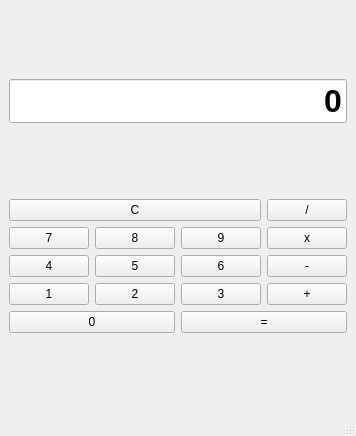
<?xml version="1.0" encoding="UTF-8"?>
<ui version="4.0">
 <class>MainWindow</class>
 <widget class="QMainWindow" name="MainWindow">
  <property name="geometry">
   <rect>
    <x>0</x>
    <y>0</y>
    <width>338</width>
    <height>436</height>
   </rect>
  </property>
  <property name="windowTitle">
   <string>Calculadora - Tema 13</string>
  </property>
  <widget class="QWidget" name="centralwidget">
   <layout class="QVBoxLayout" name="verticalLayout">
    <item>
     <widget class="QLineEdit" name="pantalla">
      <property name="font">
       <font>
        <pointsize>24</pointsize>
        <bold>true</bold>
       </font>
      </property>
      <property name="layoutDirection">
       <enum>Qt::LayoutDirection::LeftToRight</enum>
      </property>
      <property name="text">
       <string>0</string>
      </property>
      <property name="alignment">
       <set>Qt::AlignmentFlag::AlignRight|Qt::AlignmentFlag::AlignTrailing|Qt::AlignmentFlag::AlignVCenter</set>
      </property>
      <property name="readOnly">
       <bool>true</bool>
      </property>
     </widget>
    </item>
    <item>
     <layout class="QGridLayout" name="gridLayout">
      <item row="0" column="0" colspan="3">
       <widget class="QPushButton" name="btn_borrar">
        <property name="styleSheet">
         <string notr="true"/>
        </property>
        <property name="text">
         <string>C</string>
        </property>
       </widget>
      </item>
      <item row="0" column="3">
       <widget class="QPushButton" name="btn_dividir">
        <property name="text">
         <string>/</string>
        </property>
       </widget>
      </item>
      <item row="1" column="0">
       <widget class="QPushButton" name="btn_7">
        <property name="text">
         <string>7</string>
        </property>
       </widget>
      </item>
      <item row="1" column="1">
       <widget class="QPushButton" name="btn_8">
        <property name="text">
         <string>8</string>
        </property>
       </widget>
      </item>
      <item row="1" column="2">
       <widget class="QPushButton" name="btn_9">
        <property name="text">
         <string>9</string>
        </property>
       </widget>
      </item>
      <item row="1" column="3">
       <widget class="QPushButton" name="btn_multiplicar">
        <property name="text">
         <string>x</string>
        </property>
       </widget>
      </item>
      <item row="2" column="0">
       <widget class="QPushButton" name="btn_4">
        <property name="text">
         <string>4</string>
        </property>
       </widget>
      </item>
      <item row="2" column="1">
       <widget class="QPushButton" name="btn_5">
        <property name="text">
         <string>5</string>
        </property>
       </widget>
      </item>
      <item row="2" column="2">
       <widget class="QPushButton" name="btn_6">
        <property name="text">
         <string>6</string>
        </property>
       </widget>
      </item>
      <item row="2" column="3">
       <widget class="QPushButton" name="btn_restar">
        <property name="text">
         <string>-</string>
        </property>
       </widget>
      </item>
      <item row="3" column="0">
       <widget class="QPushButton" name="btn_1">
        <property name="text">
         <string>1</string>
        </property>
       </widget>
      </item>
      <item row="3" column="1">
       <widget class="QPushButton" name="btn_2">
        <property name="text">
         <string>2</string>
        </property>
       </widget>
      </item>
      <item row="3" column="2">
       <widget class="QPushButton" name="btn_3">
        <property name="text">
         <string>3</string>
        </property>
       </widget>
      </item>
      <item row="3" column="3">
       <widget class="QPushButton" name="btn_sumar">
        <property name="text">
         <string>+</string>
        </property>
       </widget>
      </item>
      <item row="4" column="0" colspan="2">
       <widget class="QPushButton" name="btn_0">
        <property name="text">
         <string>0</string>
        </property>
       </widget>
      </item>
      <item row="4" column="2" colspan="2">
       <widget class="QPushButton" name="btn_igual">
        <property name="styleSheet">
         <string notr="true"/>
        </property>
        <property name="text">
         <string>=</string>
        </property>
       </widget>
      </item>
     </layout>
    </item>
   </layout>
  </widget>
  <widget class="QStatusBar" name="statusbar"/>
 </widget>
 <resources/>
 <connections/>
</ui>
